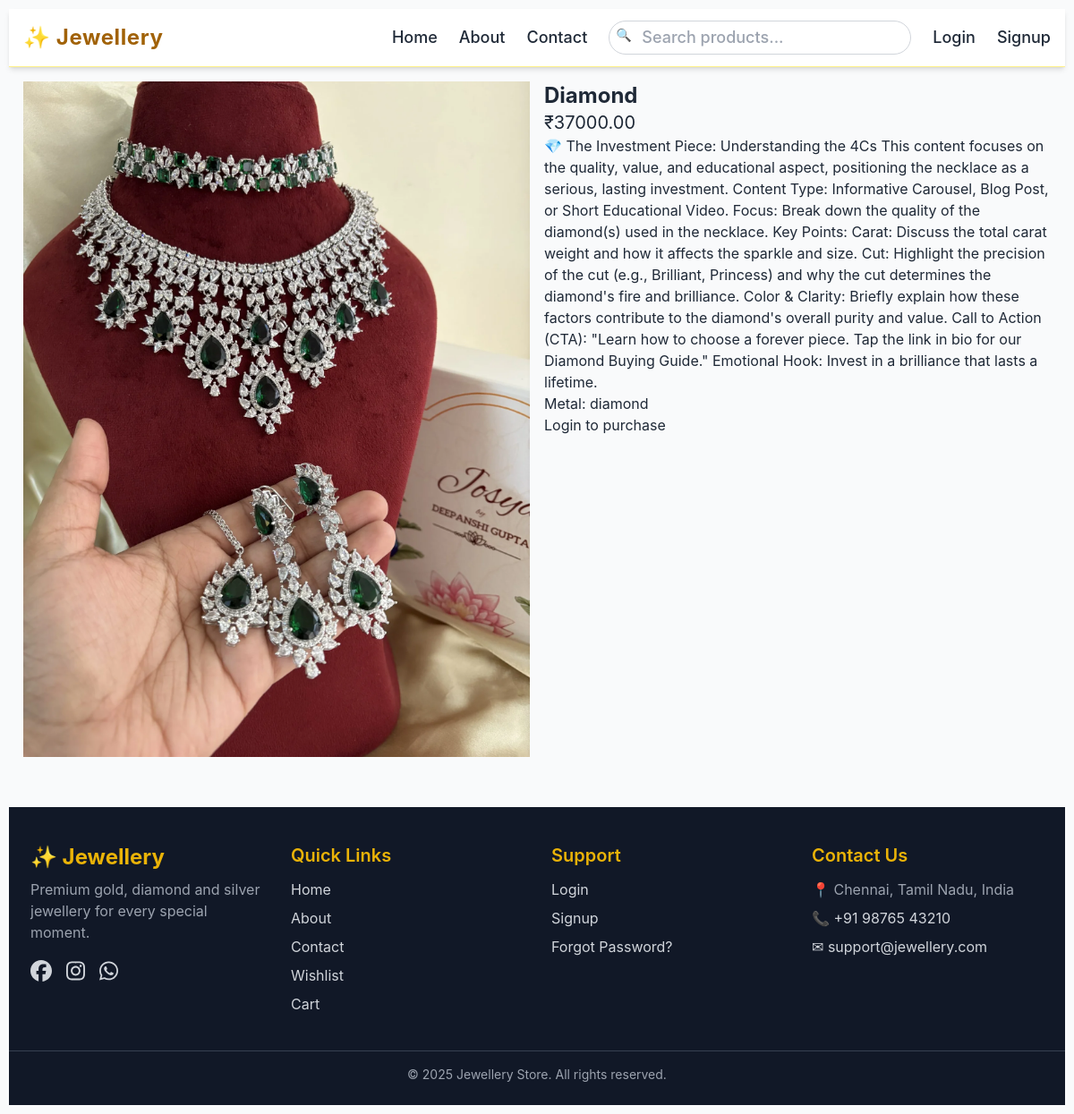
The page /product/diamond/ on the database its author committed.
### shop/models.py (models this page shows, shortened)
class Product(models.Model):
    category = models.ForeignKey(Category, on_delete=models.CASCADE, related_name='products')
    name = models.CharField(max_length=255)
    slug = models.SlugField(unique=True)
    description = models.TextField(blank=True)
    price = models.DecimalField(max_digits=10, decimal_places=2)
    metal_type = models.CharField(max_length=50, blank=True)
    stock = models.PositiveIntegerField(default=0)
    image = models.ImageField(upload_to='products/', blank=True, null=True)
    available = models.BooleanField(default=True)

### shop/views.py (the view)
# urls.py: path('product/<slug:slug>/', views.product_detail, name='detail'),
def product_detail(request, slug):
    product = get_object_or_404(Product, slug=slug, available=True)
    return render(request, 'shop/detail.html', {'product': product})

### templates/shop/detail.html
{% extends 'shop/base.html' %}
{% block content %}
<div class="grid md:grid-cols-2 gap-4">
  <div>
    {% if product.image %}<img src="{{ product.image.url }}" alt="{{ product.name }}" class="w-full">{% endif %}
  </div>
  <div>
    <h1 class="text-2xl font-bold">{{ product.name }}</h1>
    <p class="text-xl">₹{{ product.price }}</p>
    <p>{{ product.description }}</p>
    <p>Metal: {{ product.metal_type }}</p>
    {% if user.is_authenticated %}
      <a href="{% url 'shop:add_to_cart' product.pk %}" class="border-1 text-white px-4 py-2 inline-block">Add to cart</a>
      <a href="{% url 'shop:add_to_wishlist' product.pk %}" class="border-1 ml-2 inline-block">Wishlist</a>
    {% else %}
      <a href="{% url 'login' %}">Login to purchase</a>
    {% endif %}
  </div>
</div>
{% endblock %}

### static/css/style.css (style rules this page uses)
body { font-family: Inter, Arial, sans-serif; padding: 10px; background:#f8fafc; }
a { color: #2563eb; text-decoration: none; }

### rows shown on the page
Product: image (picture), name "Diamond", price "37000.00", description "💎 The Investment Piece: Understanding the 4Cs This content focuses on the quality, value, and educational aspect, positioning the necklace as a serious, lasting investment. Content Type: Informative Carousel, Blog Post, or Short Educational Video. Focus: Break down the quality of the diamond(s) used in the necklace. Key Points: Carat: Discuss the total carat weight and how it affects the sparkle and size. Cut: Highlight the precision of the cut (e.g., Brilliant, Princess) and why the cut determines the diamond's fire and brilliance. Color & Clarity: Briefly explain how these factors contribute to the diamond's overall purity and value. Call to Action (CTA): \"Learn how to choose a forever…", metal_type "diamond"
